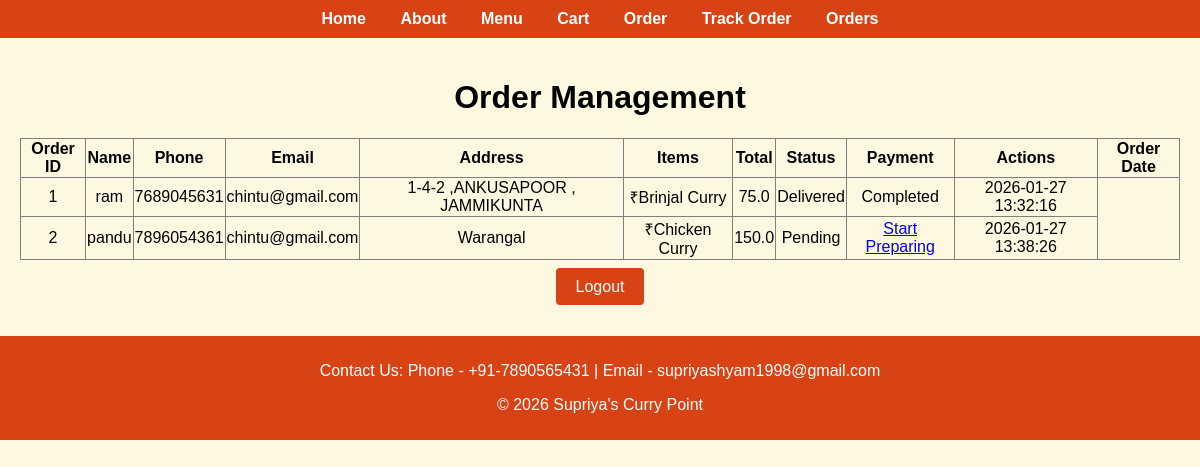
The page /orders (signed in) on the database as committed earlier.
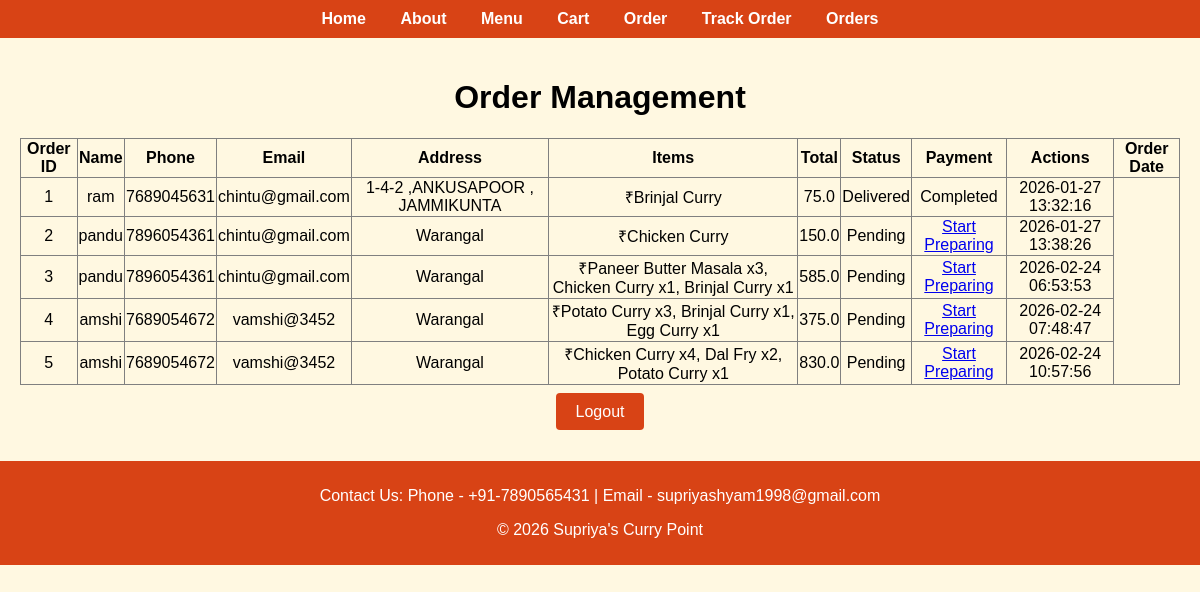
The same page on the database as committed later.
### tables this page shows
CREATE TABLE orders (
    id INTEGER PRIMARY KEY AUTOINCREMENT,
    name TEXT,
    phone TEXT,
    email TEXT,
    address TEXT,
    items TEXT,
    total REAL,
    status TEXT DEFAULT 'Pending',
    payment_method TEXT,
    order_date TIMESTAMP DEFAULT CURRENT_TIMESTAMP
);

### app.py (the view, shortened to what this page needs)
@app.route("/orders", methods=["GET", "POST"])
def orders():
    if session.get('admin'):
        conn = sqlite3.connect("curry.db")
        cur = conn.cursor()
        cur.execute("SELECT id, name, phone, email, address, items, total, status, payment_method, order_date FROM orders")
        orders_data = cur.fetchall()
        conn.close()
        return render_template("orders.html", orders=orders_data)
    else:
        return render_template("orders.html")

### templates/orders.html
{% extends "base.html" %}
{% block content %}
    <h1>Order Management</h1>
    {% if not orders %}
        <form method="POST" style="text-align: center; margin: 50px;">
            <input type="text" style="display: none;" autocomplete="username">
            <label>Enter Admin Password:</label><br>
            <input type="password" id="admin_password" name="password" required autocomplete="current-password" style="padding: 10px; font-size: 16px;"><br><br>
            <button type="submit" style="padding: 10px 20px; font-size: 16px;">Access Orders</button>
        </form>
        <script>
            document.getElementById('admin_password').value = '';
        </script>
        {% if error %}
            <p style="color: red; text-align: center;">{{ error }}</p>
        {% endif %}
    {% else %}
        <table border="1" style="width: 100%; border-collapse: collapse;">
            <thead>
                <tr>
                    <th>Order ID</th>
                    <th>Name</th>
                    <th>Phone</th>
                    <th>Email</th>
                    <th>Address</th>
                    <th>Items</th>
                    <th>Total</th>
                    <th>Status</th>
                    <th>Payment</th>
                    <th>Actions</th>
                    <th>Order Date</th>
                </tr>
            </thead>
            <tbody>
                {% for order in orders %}
                    <tr>
                        <td>{{ order[0] }}</td>
                        <td>{{ order[1] }}</td>
                        <td>{{ order[2] }}</td>
                        <td>{{ order[3] }}</td>
                        <td>{{ order[4] }}</td>
                        <td>₹{{ order[5] }}</td>
                        <td>{{ order[6] }}</td>
                        <td>{{ order[7] }}</td>
                        <td>
                            {% if order[7] == 'Pending' %}
                                <a href="{{ url_for('update_status', order_id=order[0], status='Preparing') }}">Start Preparing</a>
                            {% elif order[7] == 'Preparing' %}
                                <a href="{{ url_for('update_status', order_id=order[0], status='Ready') }}">Mark Ready</a>
                            {% elif order[7] == 'Ready' %}
                                <a href="{{ url_for('update_status', order_id=order[0], status='Delivered') }}">Mark Delivered</a>
                            {% else %}
                                Completed
                            {% endif %}
                        </td>
                        <td>{{ order[9] }}</td>
                    </tr>
                {% endfor %}
            </tbody>
        </table>
        <br>
        <a href="{{ url_for('logout') }}" style="padding: 10px 20px; background-color: #d84315; color: white; text-decoration: none; border-radius: 4px;">Logout</a>
    {% endif %}
{% endblock %}

### templates/base.html (shortened to what this page needs)
<!DOCTYPE html>
<html>
<head>
</head>
<body>
    <nav>
        <a href="{{ url_for('home') }}">Home</a>
        <a href="{{ url_for('about') }}">About</a>
        <a href="{{ url_for('menu') }}">Menu</a>
        <a href="{{ url_for('cart') }}">Cart</a>
        <a href="{{ url_for('order') }}">Order</a>
        <a href="{{ url_for('track_order') }}">Track Order</a>
        <a href="{{ url_for('orders') }}">Orders</a>
    </nav>
    <div class="content">
        {% block content %}{% endblock %}
    </div>
    <footer style="text-align: center; padding: 10px; background-color: #d84315; color: white; margin-top: 20px;">
        <p>Contact Us: Phone - +91-7890565431 | Email - supriyashyam1998@gmail.com</p>
        <p>© 2026 Supriya's Curry Point</p>
    </footer>
</body>
</html>

### templates/base.html (style rules this page uses)
body { font-family: Arial; background-color: #fff8e1; margin: 0; }
nav { background-color: #d84315; padding: 10px; text-align: center; }
nav a { color: white; text-decoration: none; margin: 0 15px; font-weight: bold; }
.content { padding: 20px; text-align: center; }

Rows that differ between the two databases and show on the page:
added orders: id "3", name "pandu", phone "7896054361", email "chintu@gmail.com", address "Warangal", items "Paneer Butter Masala x3, Chicken Curry x1, Brinjal Curry x1", total "585.0", status "Pending", order_date "2026-02-24 06:53:53"
added orders: id "4", name "amshi", phone "7689054672", email "vamshi@3452", address "Warangal", items "Potato Curry x3, Brinjal Curry x1, Egg Curry x1", total "375.0", status "Pending", order_date "2026-02-24 07:48:47"
added orders: id "5", name "amshi", phone "7689054672", email "vamshi@3452", address "Warangal", items "Chicken Curry x4, Dal Fry x2, Potato Curry x1", total "830.0", status "Pending", order_date "2026-02-24 10:57:56"
